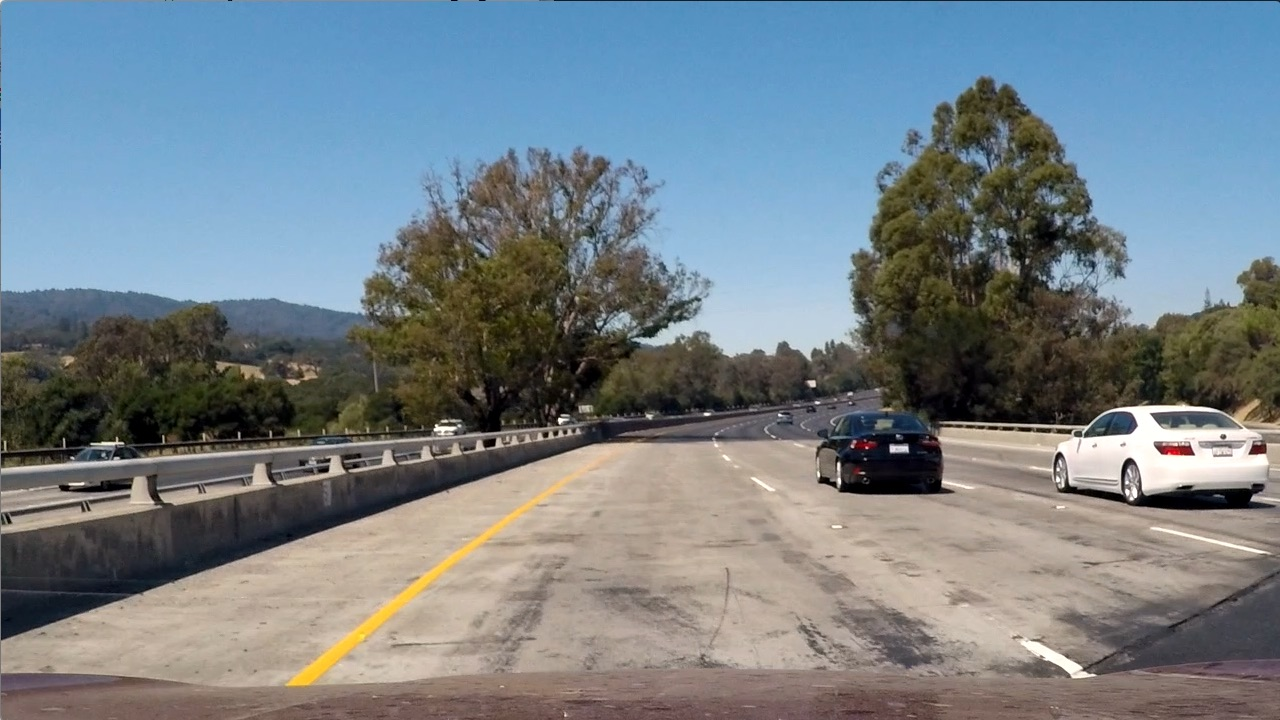
#> input picture test_images/test1.jpg, 1280 x 720 px; its folder holds 6 pictures in this run
$ jupyter execute --allow-errors Untitled1.ipynb   (shell and % lines are left out)   (Python 2 division)   (older library calls are emulated)
#> lines starting #> are read from the running program, lines starting #| are printed output that depends on the picture; after the words box and inside, x2 and y2 are one past the last pixel; in counts of white or black regions, pixels touching at a corner belong together
[cell 1]
import matplotlib.image as mpimg
import matplotlib.pyplot as plt
import numpy as np
import cv2
import glob
import time
from sklearn.svm import LinearSVC
from sklearn.preprocessing import StandardScaler
from skimage.feature import hog
from sklearn.model_selection import train_test_split
from skimage.feature import hog

[cell 2]
# [15 lines left out: function get_hog_features, not called in this run]

# Define a function to compute binned color features
def bin_spatial(img, size=(16, 16)):
    return cv2.resize(img, size).ravel()

# Define a function to compute color histogram features
# [6 lines left out: function color_hist, not called in this run]

[cell 3]
# Define a function to extract features from a list of images
# [30 lines left out: function img_features, not called in this run]

def extract_features(imgs, color_space='RGB', spatial_size=(32, 32),
                        hist_bins=32, orient=9,
                        pix_per_cell=8, cell_per_block=2, hog_channel=0,
                        spatial_feat=True, hist_feat=True, hog_feat=True):
    # Create a list to append feature vectors to
    features = []
    # Iterate through the list of images
    for file_p in imgs:
        file_features = []
        image = cv2.imread(file_p) # Read in each imageone by one
        # apply color conversion if other than 'RGB'
        if color_space != 'RGB':
            if color_space == 'HSV':
                feature_image = cv2.cvtColor(image, cv2.COLOR_RGB2HSV)
            elif color_space == 'LUV':
                feature_image = cv2.cvtColor(image, cv2.COLOR_RGB2LUV)
            elif color_space == 'HLS':
                feature_image = cv2.cvtColor(image, cv2.COLOR_RGB2HLS)
            elif color_space == 'YUV':
                feature_image = cv2.cvtColor(image, cv2.COLOR_RGB2YUV)
            elif color_space == 'YCrCb':
                feature_image = cv2.cvtColor(image, cv2.COLOR_RGB2YCrCb)
        else: feature_image = np.copy(image)
        file_features = img_features(feature_image, spatial_feat, hist_feat, hog_feat, hist_bins, orient,
                        pix_per_cell, cell_per_block, hog_channel)
        features.append(np.concatenate(file_features))
        feature_image=cv2.flip(feature_image,1) # Augment the dataset with flipped images
        file_features = img_features(feature_image, spatial_feat, hist_feat, hog_feat, hist_bins, orient,
                        pix_per_cell, cell_per_block, hog_channel)
        features.append(np.concatenate(file_features))
    return features # Return list of feature vectors

[cell 4]
car_images = glob.glob('examples/vehicles/**/*.png')
noncar_images = glob.glob('examples/non-vehicles/**/*.png')
print("Number of Car Images - ", len(car_images))
print("Number of not Car Images - ", len(noncar_images))
print("Completed")

[cell 5]
# Define parameters for feature extraction
color_space = 'LUV' # Can be RGB, HSV, LUV, HLS, YUV, YCrCb
orient = 8  # HOG orientations
pix_per_cell = 8 # HOG pixels per cell
cell_per_block = 2 # HOG cells per block
hog_channel = 0 # Can be 0, 1, 2, or "ALL"
spatial_size = (16, 16) # Spatial binning dimensions
hist_bins = 32    # Number of histogram bins
spatial_feat = True # Spatial features on or off
hist_feat = True # Histogram features on or off
hog_feat = True # HOG features on or off

car_features = extract_features(car_images, color_space=color_space,
                        spatial_size=spatial_size, hist_bins=hist_bins,
                        orient=orient, pix_per_cell=pix_per_cell,
                        cell_per_block=cell_per_block,
                        hog_channel=hog_channel, spatial_feat=spatial_feat,
                        hist_feat=hist_feat, hog_feat=hog_feat)
print ('Car samples: ', len(car_features))
notcar_features = extract_features(noncar_images, color_space=color_space,
                        spatial_size=spatial_size, hist_bins=hist_bins,
                        orient=orient, pix_per_cell=pix_per_cell,
                        cell_per_block=cell_per_block,
                        hog_channel=hog_channel, spatial_feat=spatial_feat,
                        hist_feat=hist_feat, hog_feat=hog_feat)
#> further down, image is the input picture: shape (720, 1280, 3); mean B, G, R 135.5, 128.7, 117.5
print ('Notcar samples: ', len(notcar_features))
X = np.vstack((car_features, notcar_features)).astype(np.float64)

#> (the rest of this cell did not finish here and is left out)

[cell 6]
def slide_window(img, x_start_stop=[None, None], y_start_stop=[None, None],
                    xy_window=(64, 64), xy_overlap=(0.5, 0.5)):
    # If x and/or y start/stop positions not defined, set to image size
#> called with xy_window = (128, 128), xy_overlap = (0.85, 0.85)
    if x_start_stop[0] == None:
        x_start_stop[0] = 0
    if x_start_stop[1] == None:
        x_start_stop[1] = img.shape[1]
    if y_start_stop[0] == None:
        y_start_stop[0] = 0
    if y_start_stop[1] == None:
        y_start_stop[1] = img.shape[0]
    # Compute the span of the region to be searched
    xspan = x_start_stop[1] - x_start_stop[0]
#> xspan = 1280
    yspan = y_start_stop[1] - y_start_stop[0]
    # Compute the number of pixels per step in x/y
    nx_pix_per_step = np.int(xy_window[0]*(1 - xy_overlap[0]))
    ny_pix_per_step = np.int(xy_window[1]*(1 - xy_overlap[1]))
    # Compute the number of windows in x/y
    nx_buffer = np.int(xy_window[0]*(xy_overlap[0]))
    ny_buffer = np.int(xy_window[1]*(xy_overlap[1]))
    nx_windows = np.int((xspan-nx_buffer)/nx_pix_per_step)
#> nx_windows = 61
    ny_windows = np.int((yspan-ny_buffer)/ny_pix_per_step)
    # Initialize a list to append window positions to
    window_list = []
    # Loop through finding x and y window positions
    # Note: you could vectorize this step, but in practice
    # you'll be considering windows one by one with your
    # classifier, so looping makes sense
    for ys in range(ny_windows):
        for xs in range(nx_windows):
            # Calculate window position
            startx = xs*nx_pix_per_step + x_start_stop[0]
            endx = startx + xy_window[0]
            starty = ys*ny_pix_per_step + y_start_stop[0]
            endy = starty + xy_window[1]
            # Append window position to list
            window_list.append(((startx, starty), (endx, endy)))
#> `windows = slide_window(image, x_start_stop=[None, None], y_start_stop=..`: windows = 366 items
    # Return the list of windows
    return window_list

# Define a function to draw bounding boxes on an image
def draw_boxes(img, bboxes, color=(0, 0, 255), thick=6):
    imcopy = np.copy(img) # Make a copy of the image
    for bbox in bboxes: # Iterate through the bounding boxes
        cv2.rectangle(imcopy, bbox[0], bbox[1], color, thick)
    return imcopy

[cell 7]
# [44 lines left out: function single_img_features, not called in this run]

[cell 8]
# Define a function you will pass an image
# and the list of windows to be searched (output of slide_windows())
# [29 lines left out: function search_windows, not called in this run]

# A function to show an image
def show_img(img):
    if len(img.shape)==3: #Color BGR image
        plt.figure()
        plt.imshow(cv2.cvtColor(img, cv2.COLOR_BGR2RGB))
    else: # Grayscale image
        plt.figure()
        plt.imshow(img, cmap='gray')

[cell 9]
t=time.time() # Start time
#> (the rest of this cell did not finish here and is left out)

[cell 10]
image = cv2.imread('test_images/test2.jpg')
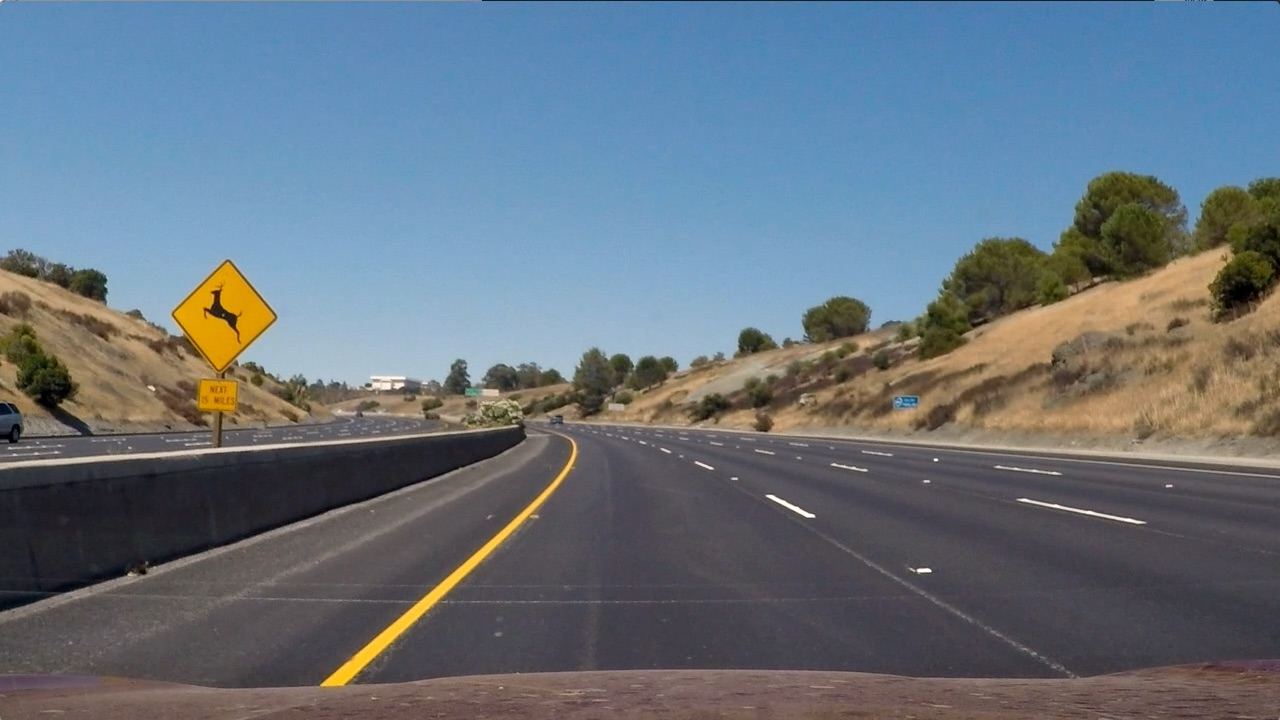
#> input picture test_images/test2.jpg, 1280 x 720 px
#> image is the input picture: shape (720, 1280, 3); mean B, G, R 125.5, 114.6, 102.8
windows = slide_window(image, x_start_stop=[930, None], y_start_stop=[420, 650],
                    xy_window=(128, 128), xy_overlap=(0.75, 0.75))
#> windows = 28 items
windows += slide_window(image, x_start_stop=[0, 350], y_start_stop=[420, 650],
                    xy_window=(128, 128), xy_overlap=(0.75, 0.75))
#> windows = 56 items
window_img = draw_boxes(image, windows, color=(0, 0, 255), thick=6)
#> the loop in draw_boxes, `for bbox in bboxes:` made 56 passes
#> bbox on passes 1 to 12: ((930, 420), (1058, 548)), ((962, 420), (1090, 548)), ((994, 420), (1122, 548)), ((1026, 420), (1154, 548)), ((1058, 420), (1186, 548)), ((1090, 420), (1218, 548)), ((1122, 420), (1250, 548)), ((930, 452), (1058, 580)), ((962, 452), (1090, 580)), ((994, 452), (1122, 580)), ((1026, 452), (1154, 580)), ((1058, 452), (1186, 580))
#> after the loop in draw_boxes, `for bbox in bboxes:`: imcopy: shape (720, 1280, 3); 6.82% of pixels changed, all inside (x1, y1, x2, y2) = (0, 417, 1254, 648)
windows = slide_window(image, x_start_stop=[400, 880], y_start_stop=[400, 470],
                    xy_window=(48, 48), xy_overlap=(0.75, 0.75))
#> windows = 74 items
window_img = draw_boxes(window_img, windows, color=(255, 0, 0), thick=6)
#> the loop in draw_boxes (call 2), `for bbox in bboxes:` made 74 passes
#> bbox on passes 1 to 12: ((400, 400), (448, 448)), ((412, 400), (460, 448)), ((424, 400), (472, 448)), ((436, 400), (484, 448)), ((448, 400), (496, 448)), ((460, 400), (508, 448)), ((472, 400), (520, 448)), ((484, 400), (532, 448)), ((496, 400), (544, 448)), ((508, 400), (556, 448)), ((520, 400), (568, 448)), ((532, 400), (580, 448))
#> after the loop in draw_boxes (call 2), `for bbox in bboxes:`: imcopy: shape (720, 1280, 3); mean B, G, R 124.6, 106.6, 111.5
show_img(window_img)

[cell 11]
image = cv2.imread('test_images/test5.jpg')
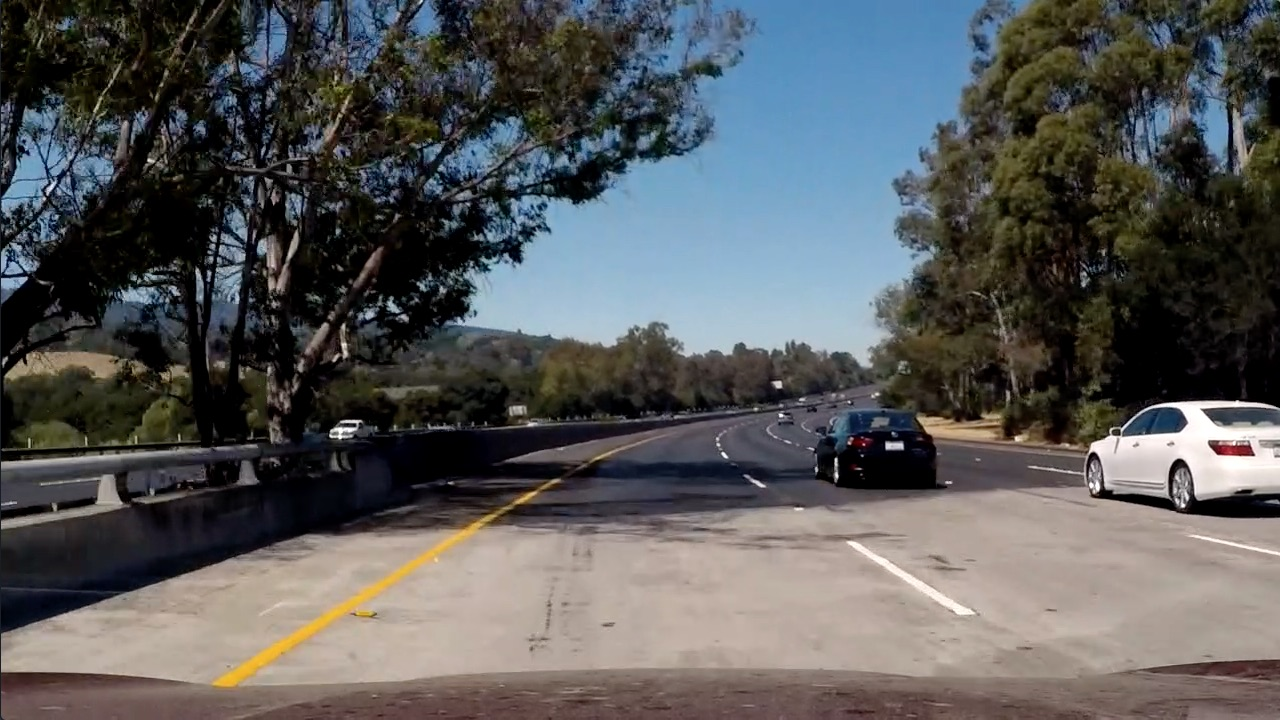
#> input picture test_images/test5.jpg, 1280 x 720 px
#> image is the input picture: shape (720, 1280, 3); mean B, G, R 89.8, 89.3, 88.5
track = (880, 450)
w_size = 80
windows = slide_window(image, x_start_stop=[track[0]-w_size,track[0]+w_size],
                       y_start_stop=[track[1]-w_size,track[1]+w_size],
                       xy_window=(128, 128), xy_overlap=(0.75, 0.75))
#> windows = [((800, 370), (928, 498)), ((832, 370), (960, 498)), ((800, 402), (928, 530)), ((832, 402), (960, 530))]
window_img = draw_boxes(image, windows, color=(0, 0, 255), thick=6)
#> call 3 of draw_boxes, with color = (0, 0, 255), thick = 6
#> the loop in draw_boxes (call 3), `for bbox in bboxes:` made 4 passes
#> bbox on passes 1 to 4: ((800, 370), (928, 498)), ((832, 370), (960, 498)), ((800, 402), (928, 530)), ((832, 402), (960, 530))
#> after the loop in draw_boxes (call 3), `for bbox in bboxes:`:
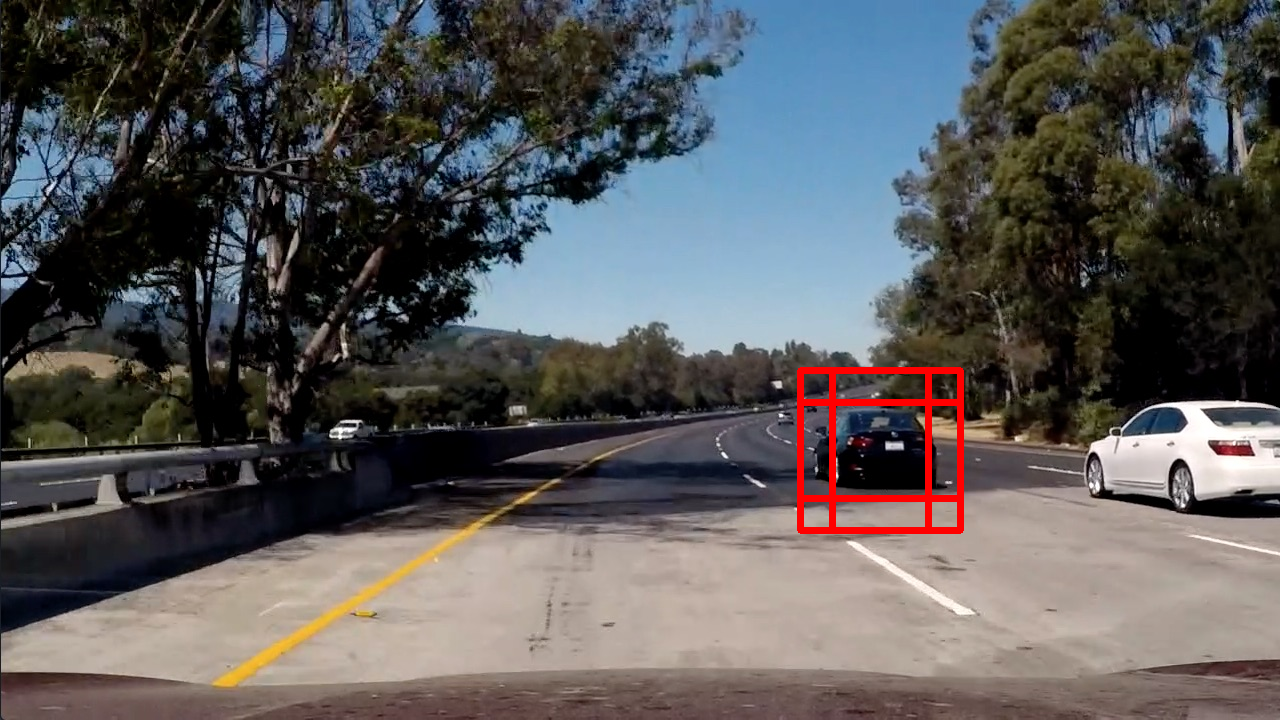
#> imcopy: shape (720, 1280, 3); 0.93% of pixels changed, all inside (x1, y1, x2, y2) = (797, 367, 964, 534)
windows = slide_window(image, x_start_stop=[track[0]-w_size,track[0]+w_size],
                       y_start_stop=[track[1]-int(w_size),track[1]+int(w_size)],
                       xy_window=(48, 48), xy_overlap=(0.75, 0.75))
#> windows = 100 items
window_img = draw_boxes(window_img, windows, color=(255, 0, 0), thick=6)
#> call 4 of draw_boxes, with color = (255, 0, 0), thick = 6
#> the loop in draw_boxes (call 4), `for bbox in bboxes:` made 100 passes
#> bbox on passes 1 to 12: ((800, 370), (848, 418)), ((812, 370), (860, 418)), ((824, 370), (872, 418)), ((836, 370), (884, 418)), ((848, 370), (896, 418)), ((860, 370), (908, 418)), ((872, 370), (920, 418)), ((884, 370), (932, 418)), ((896, 370), (944, 418)), ((908, 370), (956, 418)), ((800, 382), (848, 430)), ((812, 382), (860, 430))
#> after the loop in draw_boxes (call 4), `for bbox in bboxes:`:
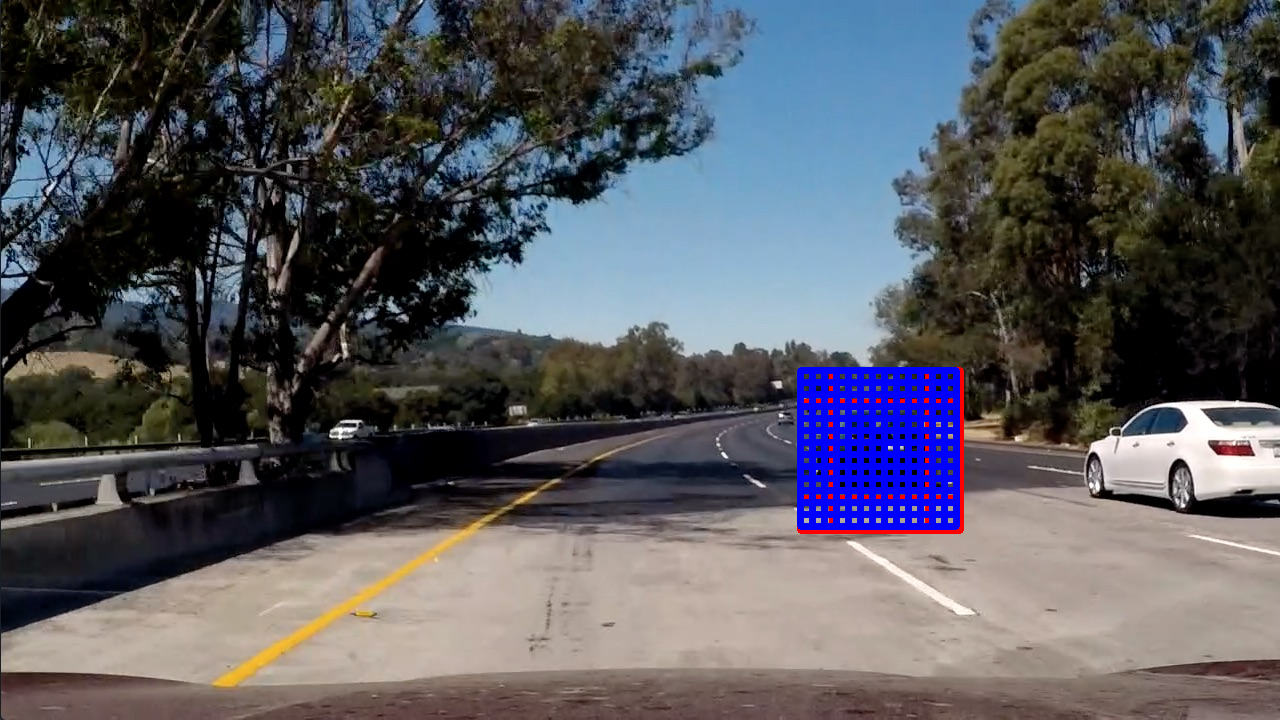
#> imcopy: shape (720, 1280, 3); 2.42% of pixels changed, all inside (x1, y1, x2, y2) = (797, 367, 960, 530)
show_img(window_img)
